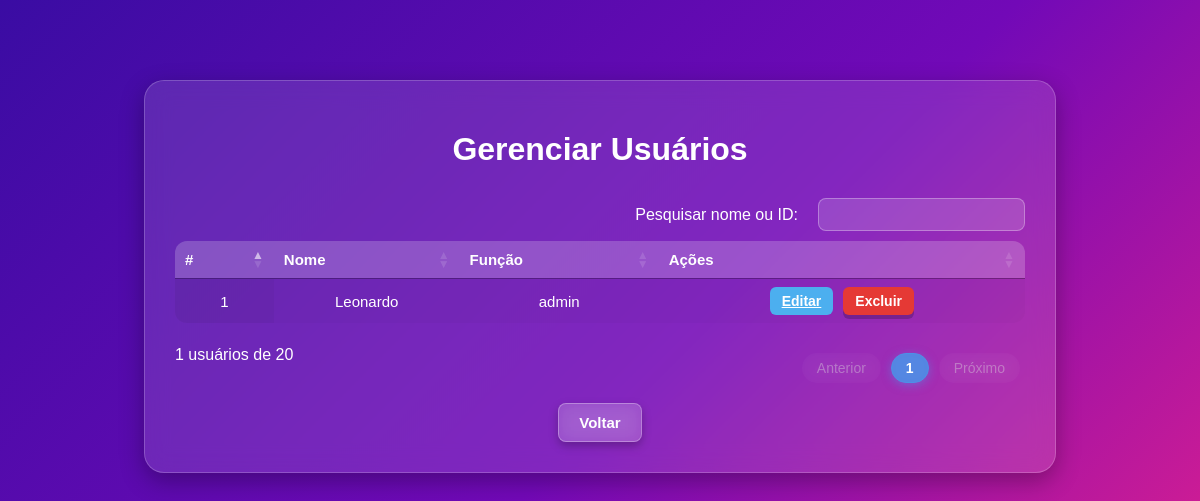
Before: /usuarios (signed in) with the older database file.
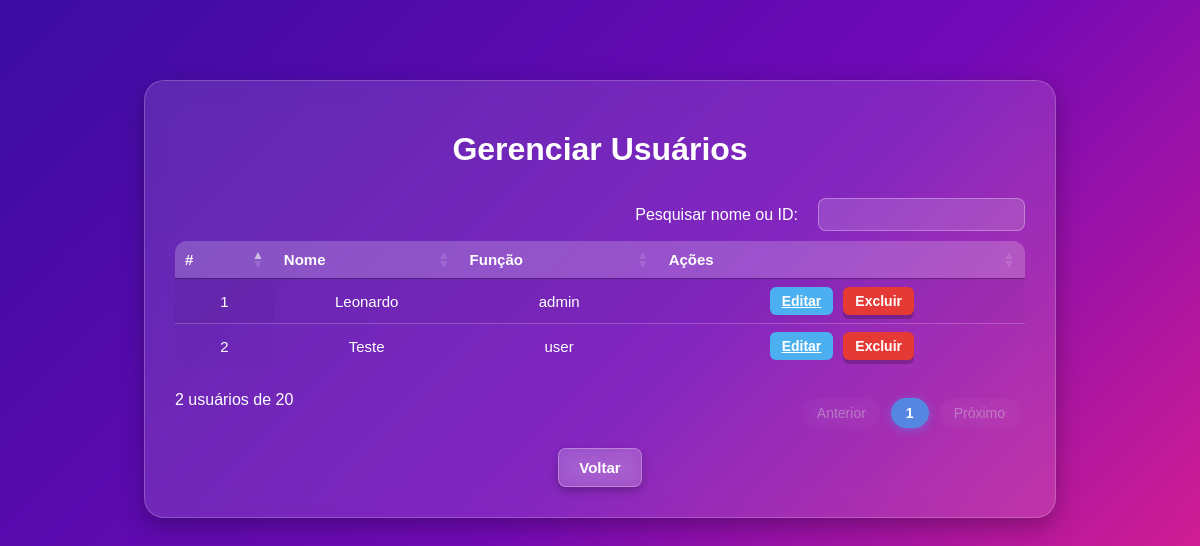
After: the same page with the newer database file.
### tables this page shows
CREATE TABLE users (
                id INTEGER PRIMARY KEY AUTOINCREMENT,
                nome TEXT UNIQUE,
                senha TEXT,
                role TEXT DEFAULT 'user',
                background TEXT DEFAULT 'blue'
            );

### app.py (the view)
@app.route("/usuarios")
def gerenciar_usuarios():
    if "user" not in session or session.get("role") != "admin":
        return redirect(url_for("index"))
    conn = get_conn()
    c = conn.cursor()
    c.execute("SELECT id, nome, role FROM users")
    usuarios = c.fetchall()
    conn.close()
    return render_template("usuarios.html", usuarios=usuarios)

### app.py (called while the page is built)
def get_conn():
    if DATABASE_URL and psycopg:
        return psycopg.connect(DATABASE_URL)
    return sqlite3.connect(DB_FILE, check_same_thread=False)

@app.before_request
def ensure_db():
    if not hasattr(app, "_db_initialized"):
        try:
            init_db()
            print("✅ Banco inicializado (uma única vez)")
        except Exception as e:
            print(f"⚠️ Erro ao inicializar banco: {e}")
        app._db_initialized = True

### templates/usuarios.html (shortened to what this page needs)
<!DOCTYPE html>
<html lang="pt-BR">
<head>
  <link rel="stylesheet" href="/static/style.css">
  <link rel="stylesheet" href="https://cdn.datatables.net/1.13.6/css/jquery.dataTables.min.css">
</head>
<body>
  <div class="container">
    <h1>Gerenciar Usuários</h1>
    <table id="usuarios" class="display">
      <thead>
        <tr>
          <th>#</th>
          <th>Nome</th>
          <th>Função</th>
          <th>Ações</th>
        </tr>
      </thead>
      <tbody>
        {% for user in usuarios %}
        <tr>
          <td>{{ loop.index }}</td>
          <td>{{ user[1] }}</td>
          <td>{{ user[2] }}</td>
          <td>
            <div class="acoes-btns">
              <a href="/editar/{{ user[0] }}" class="btn btn-editar">Editar</a>
              <form method="post" action="/excluir/{{ user[0] }}">
                <button type="submit" class="btn btn-excluir">Excluir</button>
              </form>
            </div>
          </td>
        </tr>
        {% endfor %}
      </tbody>
    </table>
    <a href="/index" class="btn-voltar">Voltar</a>
  </div>
</body>
</html>

### static/style.css (style rules this page uses)
:root { --gradiente-inicio: #f0a400; --gradiente-fim: #2b005c; --cor-texto: #fff; --bg-container: rgba(255, 255, 255, 0.12); --bg-input: rgba(255, 255, 255, 0.15); }
body, html { font-family: 'Poppins', Tahoma, Geneva, Verdana, sans-serif; background: linear-gradient(270deg, var(--gradiente-inicio), var(--gradiente-fim), #41007e); background-size: 600% 600%; animation: fundoAnimado 25s ease infinite; margin: 0; padding: 0; min-height: 100vh; color: var(--cor-texto); }
body { display: flex; justify-content: center; align-items: flex-start; padding-top: 100px; }
.container { max-width: 600px; width: 90%; padding: 40px; margin: 40px auto; border-radius: 20px; background: var(--bg-container); backdrop-filter: blur(12px) saturate(180%); -webkit-backdrop-filter: blur(12px) saturate(180%); border: 1px solid rgba(255, 255, 255, 0.2); box-shadow: 8px 8px 16px rgba(0, 0, 0, 0.25), -8px -8px 16px rgba(255, 255, 255, 0.1); color: var(--cor-texto); animation: fadeIn 0.6s ease-in-out; text-align: center; }
h1 { font-size: 45px; margin: 20px 0 30px; font-family: 'Creepster', sans-serif; color: var(--cor-texto); }
button { font-weight: 600; font-family: 'Poppins', sans-serif; font-size: 15px; padding: 12px 26px; border-radius: 8px; border: none; color: white; cursor: pointer; transition: all 0.2s ease-in-out; white-space: nowrap; box-shadow: 0 4px 0 rgba(0,0,0,0.2); display: flex; align-items: center; justify-content: center; gap: 8px; }
.acoes-btns { display: flex; gap: 10px; align-items: center; }
.btn-voltar { margin-top: 20px; display: inline-block; padding: 10px 20px; border-radius: 8px; background: rgba(255, 255, 255, 0.15); border: 1px solid rgba(255, 255, 255, 0.3); backdrop-filter: blur(8px) saturate(180%); -webkit-backdrop-filter: blur(8px) saturate(180%); color: #fff; font-size: 15px; font-weight: bold; text-decoration: none; transition: all 0.3s ease; box-shadow: 0 4px 10px rgba(0,0,0,0.25); }

### templates/usuarios.html (style rules this page uses)
body { background: linear-gradient(135deg, #3a0ca3, #7209b7, #f72585); font-family: 'Poppins', sans-serif; color: #fff; display: flex; justify-content: center; align-items: flex-start; height: 100vh; margin: 0; padding-top: 40px; }
.container { width: 90%; max-width: 850px; background: rgba(255, 255, 255, 0.12); backdrop-filter: blur(12px); padding: 30px; border-radius: 20px; box-shadow: 0 8px 25px rgba(0, 0, 0, 0.3); text-align: center; overflow: hidden; }
h1 { font-size: 32px; margin-bottom: 20px; font-weight: bold; }
table.dataTable { width: 100%; border-collapse: collapse; border-radius: 12px; overflow: hidden; color: #fff; font-size: 15px; }
table.dataTable thead { background: rgba(255, 255, 255, 0.2); }
table.dataTable th, table.dataTable td { padding: 12px; text-align: center; border-bottom: 1px solid rgba(255, 255, 255, 0.2); }
.acoes-btns { display: flex; justify-content: center; align-items: center; gap: 10px; }
.btn { padding: 6px 12px; border-radius: 6px; font-size: 14px; font-weight: bold; border: none; cursor: pointer; transition: 0.3s; }
.btn-editar { background: #4cafef; color: white; }
.btn-excluir { background: #e53935; color: white; }
.btn-voltar { margin-top: 20px; display: inline-block; padding: 10px 20px; border-radius: 8px; background: rgba(255, 255, 255, 0.15); border: 1px solid rgba(255, 255, 255, 0.3); color: #fff; font-size: 15px; font-weight: bold; text-decoration: none; transition: all 0.3s ease; }

Changed rows visible on the page:
added users: nome "Teste", role "user"
Other visible differences:
text written by a page script: "Pesquisar nome ou ID: 1 usuários de 20 Anterior 1 Próximo" → "Pesquisar nome ou ID: 2 usuários de 20 Anterior 1 Próximo"
